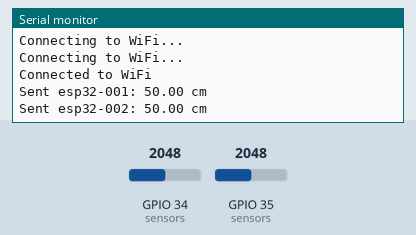
A sketch run on a simulated ESP32. On the bench: the last lines printed to the serial monitor. Inputs (shaded band) come from the test bench; at power-on: GPIO 34 (sensors) = 2048, GPIO 35 (sensors) = 2048. WiFi joins after 1.5 s; servers stay silent unless stated; uploads are accepted with an empty reply.

Above: at 3.2 s.
3.3 s: GPIO 34 (sensors) set to 2866
At 4.4 s:
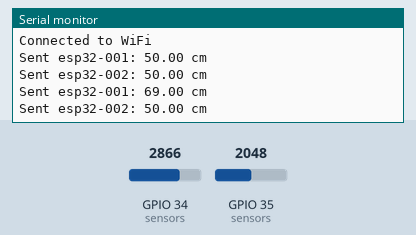
5.2 s: GPIO 35 (sensors) set to 2866
At 7.0 s:
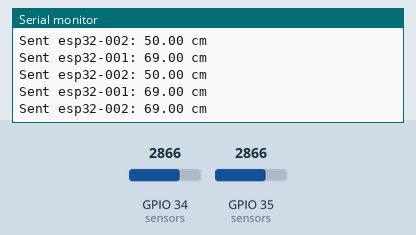
7.1 s: GPIO 34 (sensors) set to 3603
At 8.8 s:
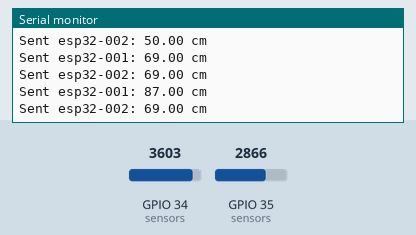
9.0 s: GPIO 35 (sensors) set to 3603
At 10.0 s:
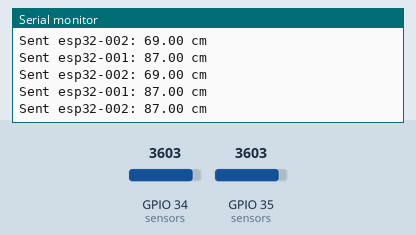
Timing chart, 0 to 11.9 s (numbered marks = the images above; inputs shaded):
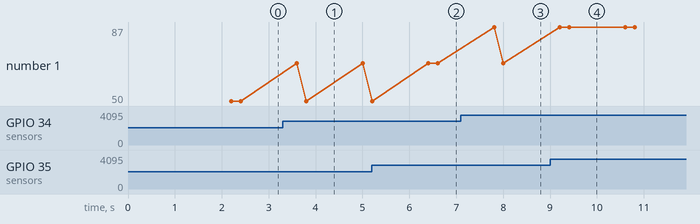

The sketch:

flood_sensor.ino
```cpp
#include <HTTPClient.h>
#include <WiFi.h>

// TODO: Fill in your WiFi credentials before uploading
const char *ssid = "Airtel_spar_5120";
const char *password = "OneTwoThree4#";

// TODO: Fill in your backend server URL
const char *serverUrl = "http://192.168.1.7:8000/api/sensor-data/";

struct SensorConfig {
  const char *deviceId;
  const char *location;
  int pin;
};

SensorConfig sensors[] = {{"esp32-001", "Location A", 34},
                          {"esp32-002", "Location B", 35}};

const int NUM_SENSORS = 2;
const int SEND_INTERVAL = 1000;

void setup() {
  Serial.begin(9600);
  for (int i = 0; i < NUM_SENSORS; i++) {
    pinMode(sensors[i].pin, INPUT);
  }
  WiFi.begin(ssid, password);
  while (WiFi.status() != WL_CONNECTED) {
    delay(1000);
    Serial.println("Connecting to WiFi...");
  }
  Serial.println("Connected to WiFi");
}

float readWaterLevel(int pin) {
  int rawValue = analogRead(pin);
  float levelCm = map(rawValue, 0, 4095, 0, 100);
  return levelCm;
}

void sendSensorData(const char *deviceId, float levelCm) {
  HTTPClient http;
  http.begin(serverUrl);
  http.addHeader("Content-Type", "application/json");

  String jsonData = "{\"device_id\":\"" + String(deviceId) +
                    "\",\"level_cm\":" + String(levelCm) + "}";
  int httpResponseCode = http.POST(jsonData);

  if (httpResponseCode > 0) {
    Serial.print("Sent ");
    Serial.print(deviceId);
    Serial.print(": ");
    Serial.print(levelCm);
    Serial.println(" cm");
  } else {
    Serial.print("Error: ");
    Serial.println(deviceId);
  }

  http.end();
}

void loop() {
  if (WiFi.status() == WL_CONNECTED) {
    for (int i = 0; i < NUM_SENSORS; i++) {
      float level = readWaterLevel(sensors[i].pin);
      sendSensorData(sensors[i].deviceId, level);
    }
  } else {
    Serial.println("WiFi disconnected, reconnecting...");
    WiFi.begin(ssid, password);
  }

  delay(SEND_INTERVAL);
}
```

Measured:
- after the input at 3.3 s, the serial monitor: prints a new line after 0.30 s (image 1)
- after the input at 5.2 s, the serial monitor: prints a new line after 1.4 s (image 2)
- after the input at 7.1 s, the serial monitor: prints a new line after 0.71 s (image 3)
- after the input at 9.0 s, the serial monitor: prints a new line after 0.41 s (image 4)
- plotted number 1: 50 → 69 after the input at 3.3 s
